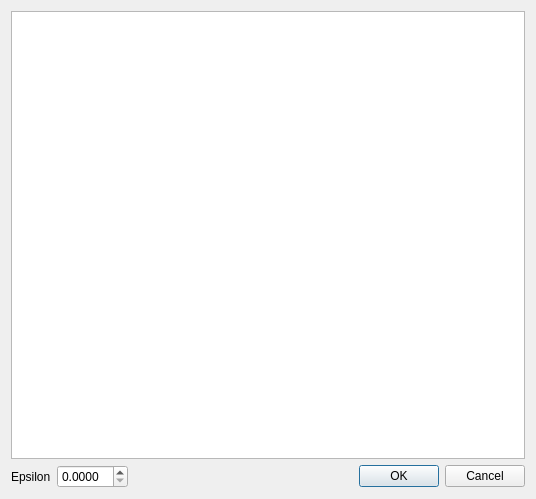
<?xml version="1.0" encoding="UTF-8"?>
<ui version="4.0">
 <class>approximationdialog</class>
 <widget class="QDialog" name="approximationdialog">
  <property name="geometry">
   <rect>
    <x>0</x>
    <y>0</y>
    <width>536</width>
    <height>499</height>
   </rect>
  </property>
  <property name="windowTitle">
   <string>Aproximation</string>
  </property>
  <layout class="QGridLayout" name="gridLayout">
   <item row="2" column="0">
    <widget class="QLabel" name="label_epsilon">
     <property name="text">
      <string>Epsilon</string>
     </property>
    </widget>
   </item>
   <item row="0" column="0" colspan="3">
    <widget class="QTableView" name="table_approximation"/>
   </item>
   <item row="2" column="2">
    <widget class="QDialogButtonBox" name="buttonBox">
     <property name="orientation">
      <enum>Qt::Horizontal</enum>
     </property>
     <property name="standardButtons">
      <set>QDialogButtonBox::Cancel|QDialogButtonBox::Ok</set>
     </property>
    </widget>
   </item>
   <item row="2" column="1">
    <widget class="QDoubleSpinBox" name="spinbox_epsilon">
     <property name="decimals">
      <number>4</number>
     </property>
    </widget>
   </item>
  </layout>
 </widget>
 <resources/>
 <connections>
  <connection>
   <sender>buttonBox</sender>
   <signal>accepted()</signal>
   <receiver>approximationdialog</receiver>
   <slot>accept()</slot>
   <hints>
    <hint type="sourcelabel">
     <x>248</x>
     <y>254</y>
    </hint>
    <hint type="destinationlabel">
     <x>157</x>
     <y>274</y>
    </hint>
   </hints>
  </connection>
  <connection>
   <sender>buttonBox</sender>
   <signal>rejected()</signal>
   <receiver>approximationdialog</receiver>
   <slot>reject()</slot>
   <hints>
    <hint type="sourcelabel">
     <x>316</x>
     <y>260</y>
    </hint>
    <hint type="destinationlabel">
     <x>286</x>
     <y>274</y>
    </hint>
   </hints>
  </connection>
 </connections>
</ui>
